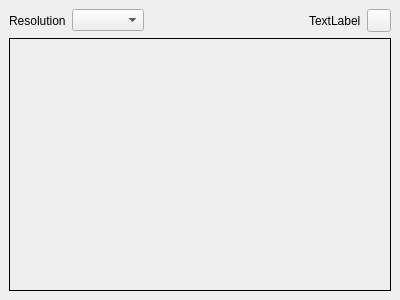
<?xml version="1.0" encoding="UTF-8"?>
<ui version="4.0">
 <class>Viewport</class>
 <widget class="QDockWidget" name="Viewport">
  <property name="geometry">
   <rect>
    <x>0</x>
    <y>0</y>
    <width>400</width>
    <height>300</height>
   </rect>
  </property>
  <property name="windowTitle">
   <string>Viewport</string>
  </property>
  <widget class="QWidget" name="dockWidgetContents">
   <layout class="QVBoxLayout" name="verticalLayout">
    <item>
     <layout class="QHBoxLayout" name="horizontalLayout">
      <item>
       <widget class="QLabel" name="resolutionLabel">
        <property name="text">
         <string>Resolution</string>
        </property>
       </widget>
      </item>
      <item>
       <widget class="QComboBox" name="resolutionComboBox"/>
      </item>
      <item>
       <spacer name="horizontalSpacer">
        <property name="orientation">
         <enum>Qt::Horizontal</enum>
        </property>
        <property name="sizeHint" stdset="0">
         <size>
          <width>40</width>
          <height>20</height>
         </size>
        </property>
       </spacer>
      </item>
      <item>
       <widget class="QLabel" name="statusLabel">
        <property name="text">
         <string>TextLabel</string>
        </property>
       </widget>
      </item>
      <item>
       <widget class="QToolButton" name="restartButton">
        <property name="text">
         <string/>
        </property>
       </widget>
      </item>
     </layout>
    </item>
    <item>
     <widget class="QFrame" name="frameContainer">
      <property name="sizePolicy">
       <sizepolicy hsizetype="Expanding" vsizetype="Expanding">
        <horstretch>0</horstretch>
        <verstretch>0</verstretch>
       </sizepolicy>
      </property>
      <property name="frameShape">
       <enum>QFrame::Box</enum>
      </property>
      <property name="frameShadow">
       <enum>QFrame::Plain</enum>
      </property>
     </widget>
    </item>
   </layout>
  </widget>
 </widget>
 <resources/>
 <connections/>
</ui>
